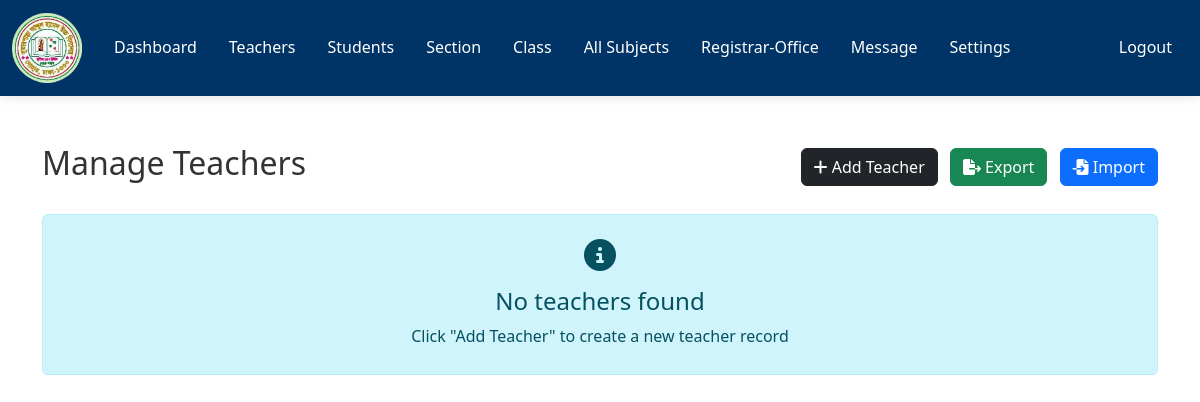
/admin/teacher.php (signed in), run on an earlier commit of the app's database.
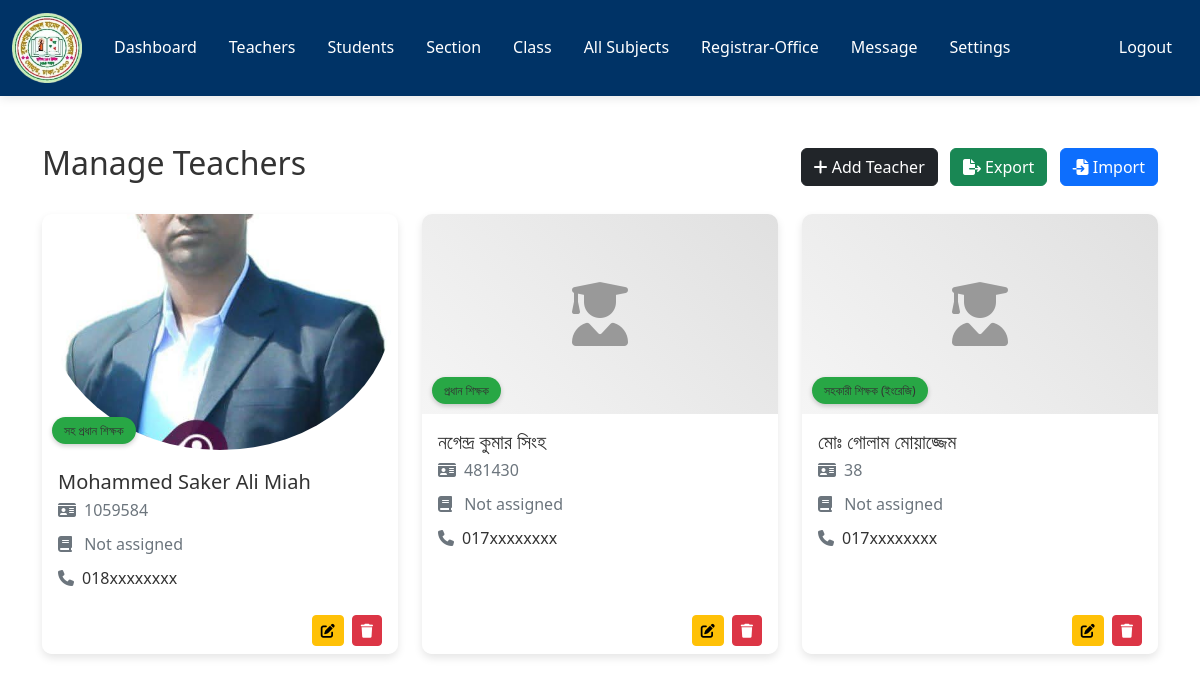
And on a later commit of the database.
### tables this page shows
CREATE TABLE IF NOT EXISTS `teachers` (
  `teacher_id` int NOT NULL AUTO_INCREMENT,
  `username` varchar(127) NOT NULL,
  `password` varchar(255) NOT NULL,
  `fname` varchar(127) NOT NULL,
  `lname` varchar(127) NOT NULL,
  `teacher_index` varchar(50) NOT NULL COMMENT 'Unique teacher identification number',
  `designation` varchar(100) NOT NULL COMMENT 'Position/Rank of the teacher',
  `salary_code` varchar(50) NOT NULL COMMENT 'Salary scale or grade',
  `salary` decimal(10,2) NOT NULL COMMENT 'Monthly salary amount',
  `highest_qualification` varchar(255) NOT NULL COMMENT 'Highest educational degree',
  `qualification_details` text COMMENT 'Details of all qualifications',
  `subjects` varchar(255) NOT NULL COMMENT 'Subjects taught (comma separated IDs)',
  `classes_assigned` varchar(255) DEFAULT NULL COMMENT 'Classes assigned (comma separated IDs)',
  `address` varchar(255) NOT NULL,
  `employee_number` int NOT NULL,
  `date_of_birth` date NOT NULL,
  `phone_number` varchar(31) NOT NULL,
  `gender` varchar(10) NOT NULL,
  `email_address` varchar(255) NOT NULL,
  `date_of_joined` date NOT NULL COMMENT 'Date joined this school',
  `years_of_experience` int DEFAULT NULL COMMENT 'Total years of teaching experience',
  `marital_status` varchar(20) DEFAULT NULL,
  `bank_name` varchar(100) DEFAULT NULL,
  `bank_account` varchar(50) DEFAULT NULL,
  `emergency_contact` varchar(100) DEFAULT NULL,
  `emergency_phone` varchar(31) DEFAULT NULL,
  `notes` text COMMENT 'Additional notes or comments',
  `image_path` varchar(255) DEFAULT NULL,
  PRIMARY KEY (`teacher_id`),
  UNIQUE KEY `username` (`username`),
  UNIQUE KEY `teacher_index` (`teacher_index`),
  UNIQUE KEY `employee_number` (`employee_number`)
);

### admin/data/teacher.php (called while the page is built, shortened)
<?php
function getAllTeachers($conn) {
    $sql = "SELECT * FROM teachers ORDER BY fname, lname";
    $stmt = $conn->prepare($sql);
    $stmt->execute();
    if ($stmt->rowCount() >= 1) {
        return $stmt->fetchAll();
    } else {
        return 0;
    }
}
?>

### admin/teacher.php (the view, shortened to what this page needs)
<?php
if (isset($_SESSION['admin_id']) && isset($_SESSION['role'])) {
    if ($_SESSION['role'] == 'Admin') {
        include "../DB_connection.php";
        include "data/teacher.php";
        include "data/class.php";
        $teachers = getAllTeachers($conn);
?>
<!DOCTYPE html>
<html lang="en">
<head>
    <link rel="stylesheet" href="https://cdn.jsdelivr.net/npm/bootstrap@5.2.0/dist/css/bootstrap.min.css">
    <link rel="stylesheet" href="https://cdnjs.cloudflare.com/ajax/libs/font-awesome/6.4.0/css/all.min.css">
    <link rel="stylesheet" href="../css/style.css">
</head>
<body>
    <?php include "inc/navbar.php"; ?>
    <div class="container mt-5">
        <div class="d-flex justify-content-between align-items-center mb-4">
            <h2>Manage Teachers</h2>
            <div>
                <a href="teacher-add.php" class="btn btn-dark me-2">
                    <i class="fas fa-plus"></i> Add Teacher
                </a>
                <a href="req/teacher-export.php" class="btn btn-success me-2">
                    <i class="fas fa-file-export"></i> Export
                </a>
                <button class="btn btn-primary" data-bs-toggle="modal" data-bs-target="#importModal">
                    <i class="fas fa-file-import"></i> Import
                </button>
            </div>
        </div>
        <div class="row">
            <?php if ($teachers != 0) {
                foreach ($teachers as $teacher) {
                    $subjects = [];
            ?>
            <div class="col-md-6 col-lg-4 mb-4">
                <div class="card teacher-card h-100">
                    <div class="card-img-top position-relative">
                        <?php if (!empty($teacher['image_path'])): ?>
                            <img src="../admin/<?=htmlspecialchars($teacher['image_path'])?>" class="teacher-img" alt="<?=htmlspecialchars($teacher['fname'])?> <?=htmlspecialchars($teacher['lname'])?>">
                        <?php else: ?>
                            <div class="teacher-img-placeholder">
                                <i class="fas fa-user-graduate"></i>
                            </div>
                        <?php endif; ?>
                        <span class="position-badge bg-<?=
                            strpos($teacher['designation'], 'Head') !== false ? 'primary' :
                            (strpos($teacher['designation'], 'Senior') !== false ? 'info' : 'success') ?>">
                            <?=$teacher['designation']?>
                        </span>
                    </div>
                    <div class="card-body">
                        <h5 class="card-title mb-1"><?=$teacher['fname']?> <?=$teacher['lname']?></h5>
                        <p class="text-muted mb-2">
                            <i class="fas fa-id-card me-2"></i><?=$teacher['teacher_index']?>
                        </p>
                        <p class="text-muted mb-2">
                            <i class="fas fa-book me-2"></i>
                            <?=!empty($subjects) ? implode(', ', $subjects) : 'Not assigned'?>
                        </p>
                        <div class="d-flex align-items-center">
                            <i class="fas fa-phone me-2 text-muted"></i>
                            <?=$teacher['phone_number']?>
                        </div>
                    </div>
                    <div class="card-footer bg-white border-top-0">
                        <div class="d-flex justify-content-end">
                            <a href="teacher-edit.php?teacher_id=<?=$teacher['teacher_id']?>"
                               class="btn btn-sm btn-warning me-2">
                               <i class="fas fa-edit"></i>
                            </a>
                            <a href="teacher-delete.php?teacher_id=<?=$teacher['teacher_id']?>"
                               class="btn btn-sm btn-danger"
                               onclick="return confirm('Are you sure you want to delete this teacher?')">
                               <i class="fas fa-trash"></i>
                            </a>
                        </div>
                    </div>
                </div>
            </div>
            <?php }
            } else { ?>
            <div class="col-12">
                <div class="alert alert-info text-center py-4" role="alert">
                    <i class="fas fa-info-circle fa-2x mb-3"></i>
                    <h4>No teachers found</h4>
                    <p class="mb-0">Click "Add Teacher" to create a new teacher record</p>
                </div>
            </div>
            <?php } ?>
        </div>
    </div>
</body>
</html>
<?php
    } else {
        header("Location: ../login.php");
        exit;
    }
} else {
    header("Location: ../login.php");
    exit;
}
?>

What changed in the data, as far as the page shows it:
added teachers: image_path (picture), designation "সহ প্রধান শিক্ষক", fname "Mohammed Saker", lname "Ali Miah", teacher_index "1059584", phone_number "018xxxxxxxx"
added teachers: designation "প্রধান শিক্ষক", fname "নগেন্দ্র কুমার", lname "সিংহ", teacher_index "481430", phone_number "017xxxxxxxx"
added teachers: designation "সহকারী শিক্ষক (ইংরেজি)", fname "মোঃ গোলাম", lname "মোয়াজ্জেম", teacher_index "38", phone_number "017xxxxxxxx"
Also different on the page:
text no longer shown: "No teachers found Click \"Add Teacher\" to create a new teacher record"
